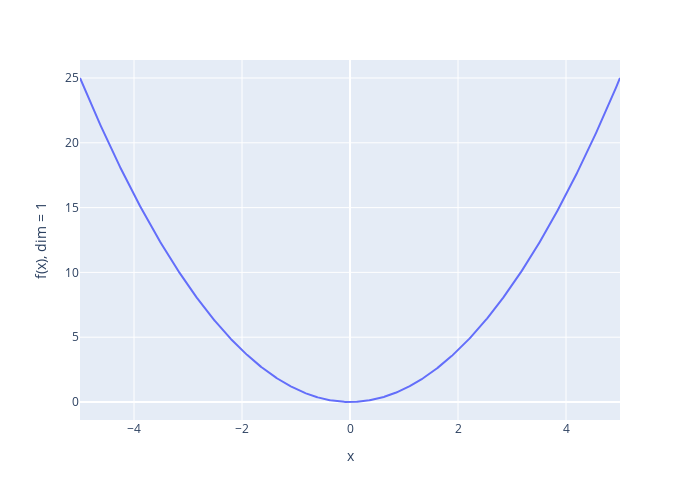
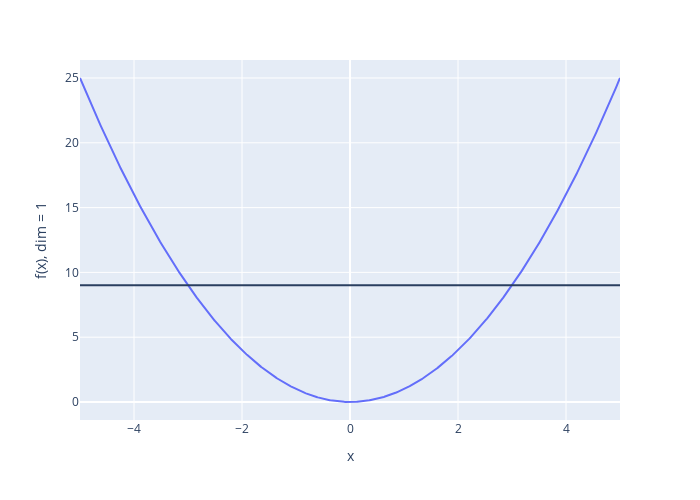

Source (notebook cell) for these figures, in order:
### Markdown cell above
# Sphere Function Visualization

### Code cell
import numpy as np
import plotly.express as px

from problems.Sphere import Sphere

problem = Sphere(n_var=1)


n_samples = 1000
t = np.linspace(-5, 5, n_samples)

#print(t.reshape((100, 1)))
f = problem.evaluate(t.reshape((n_samples, 1))).reshape((n_samples))

#-0.4998856251826551 -0.6625772720946803 -0.16350068322957823 0.38568400236784367

# NumPy arrays arguments
fig = px.line(x=t,
                 y=f,
                 labels={'x':'x', 'y':'f(x), dim = 1'},
                 height=500, width=700) # override keyword names with labels
fig.show()
fig.write_image("../figures/presentation/1D_Sphere.svg")
fig.add_hline(y=9)
# fig.add_hline(y=35)
# fig.add_hline(y=0.5)
fig.show()
fig.write_image("../figures/presentation/1D_Sphere_with_line.svg")

### Figure 1 — Plotly figure (JSON) as saved in the notebook; plotly's stock layout.template omitted (floating-point values rounded to 4 significant figures; data arrays with more than 128 entries replaced by an {"elided": "..."} marker saying what was removed)
{"data": [{"hovertemplate": "x=%{x}<br>f(x), dim = 1=%{y}<extra></extra>", "legendgroup": "", "line": {"color": "#636efa", "dash": "solid"}, "marker": {"symbol": "circle"}, "mode": "lines", "name": "", "orientation": "v", "showlegend": false, "type": "scatter", "x": {"elided": "1000 float values"}, "xaxis": "x", "y": {"elided": "1000 float values"}, "yaxis": "y"}], "layout": {"height": 500, "legend": {"tracegroupgap": 0}, "margin": {"t": 60}, "width": 700, "xaxis": {"anchor": "y", "domain": [0, 1], "title": {"text": "x"}}, "yaxis": {"anchor": "x", "domain": [0, 1], "title": {"text": "f(x), dim = 1"}}}}

### Figure 2 — Plotly figure (JSON) as saved in the notebook; plotly's stock layout.template omitted (floating-point values rounded to 4 significant figures; data arrays with more than 128 entries replaced by an {"elided": "..."} marker saying what was removed)
{"data": [{"hovertemplate": "x=%{x}<br>f(x), dim = 1=%{y}<extra></extra>", "legendgroup": "", "line": {"color": "#636efa", "dash": "solid"}, "marker": {"symbol": "circle"}, "mode": "lines", "name": "", "orientation": "v", "showlegend": false, "type": "scatter", "x": {"elided": "1000 float values"}, "xaxis": "x", "y": {"elided": "1000 float values"}, "yaxis": "y"}], "layout": {"height": 500, "legend": {"tracegroupgap": 0}, "margin": {"t": 60}, "shapes": [{"type": "line", "x0": 0, "x1": 1, "xref": "x domain", "y0": 9, "y1": 9, "yref": "y"}], "width": 700, "xaxis": {"anchor": "y", "domain": [0, 1], "title": {"text": "x"}}, "yaxis": {"anchor": "x", "domain": [0, 1], "title": {"text": "f(x), dim = 1"}}}}
